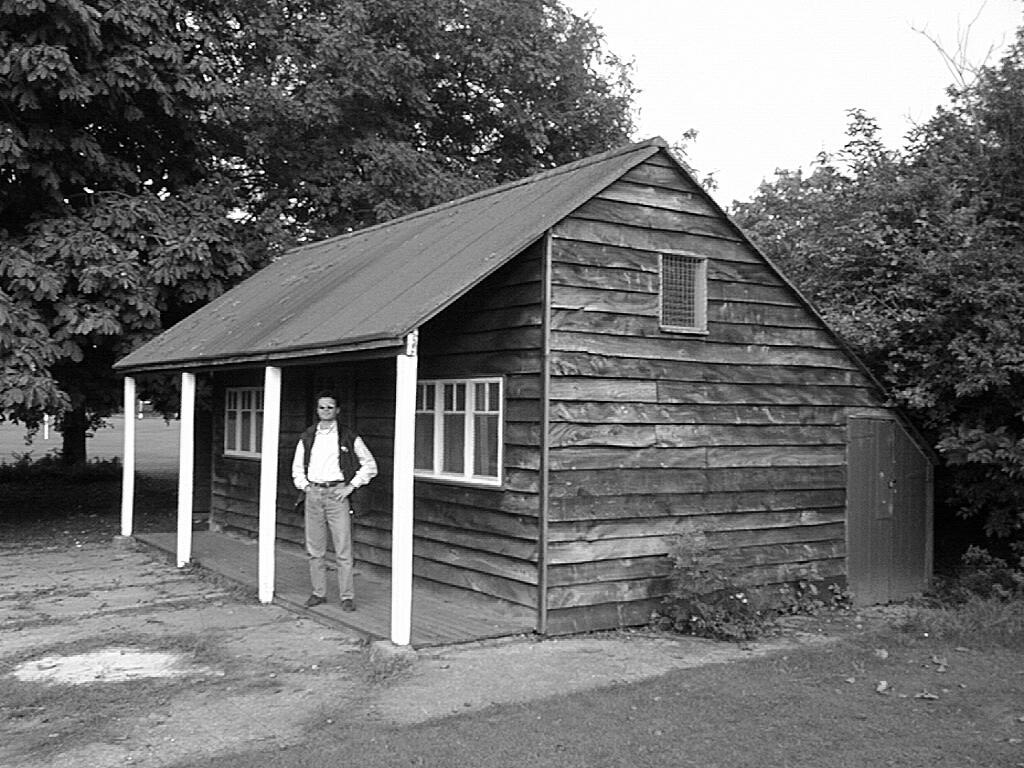
#> input picture hutme.jpg, 1024 x 768 px
$ python SVM.py   (older library calls are emulated)
#> lines starting #> are read from the running program, lines starting #| are printed output that depends on the picture; after the words box and inside, x2 and y2 are one past the last pixel; in counts of white or black regions, pixels touching at a corner belong together
# -*- coding: utf-8 -*-
"""
Created on Fri Mar 11 21:32:58 2022

@author: ASH
"""

import cv2
import numpy as np

np.set_printoptions(suppress=True)

st_points = []
ed_points = []
def define_location(event, x, y, flags, params):
    if event == cv2.EVENT_LBUTTONDOWN:
        print('Start Mouse Position: '+str(x)+', '+str(y))
        coor = np.array([x,y])
        st_points.append(coor)

    elif event == cv2.EVENT_LBUTTONUP:
        print('End Mouse Position: '+str(x)+', '+str(y))
        coor = np.array([x,y])
        ed_points.append(coor)

# Image Load -----------------------------------------------------
img = cv2.imread('./hutme.jpg', cv2.IMREAD_COLOR)
#> img is the input picture: shape (768, 1024, 3); min 0, max 255, mean 107.2

# [15 lines of commented-out code are left out]
pillar_height = 201

# Define coordinates
person_coor = [np.array([327, 392]), np.array([329, 617])]

st = [np.array([411, 354]), np.array([398, 645]), np.array([548, 349]), np.array([549, 609])]
ed = [np.array([128, 377]), np.array([129, 534]), np.array([864, 370]), np.array([846, 575])]

# Homogeneous vectorize
st = np.append(st, np.ones((4,1), dtype=np.int), axis=1)
ed = np.append(ed, np.ones((4,1), dtype=np.int), axis=1)
person_coor = np.append(person_coor, np.ones((2,1), dtype=np.int), axis=1)

# Compute vanising point Vx
Vx = np.cross(np.cross(st[0], ed[0]),np.cross(st[1], ed[1]))
Vx = Vx/Vx[2]

# Compute vanising point Vy
Vy = np.cross(np.cross(st[2], ed[2]),np.cross(st[3], ed[3]))
Vy = Vy/Vy[2]

# Compute vanishing point V
V = np.cross(np.cross(ed[0], person_coor[1]),np.cross(Vx,Vy))
V = V/V[2]

# Compute t
T = np.cross(np.cross(V, person_coor[0]), np.cross(st[0], st[1]))
T = T/T[2]

person_height = pillar_height * (T[1]-st[1][1])/(st[0][1]-st[1][1])
print(person_height)

# print image with points and lines ---------------------------
vx = tuple(Vx[:2].astype(np.int))
vy = tuple(Vy[:2].astype(np.int))
v = tuple(V[:2].astype(np.int))
t = tuple(T[:2].astype(np.int))

cv2.namedWindow('image')
# vanishing line
cv2.line(img, vx, vy, (0,0,255),3)
# vanising point v
cv2.circle(img, v, 3, (255,0,0),-1,cv2.LINE_AA)
#> img: shape (768, 1024, 3); mean B, G, R 106.7, 106.7, 108.3
# line between v and t
cv2.line(img, v, t, (0,255,0),3)
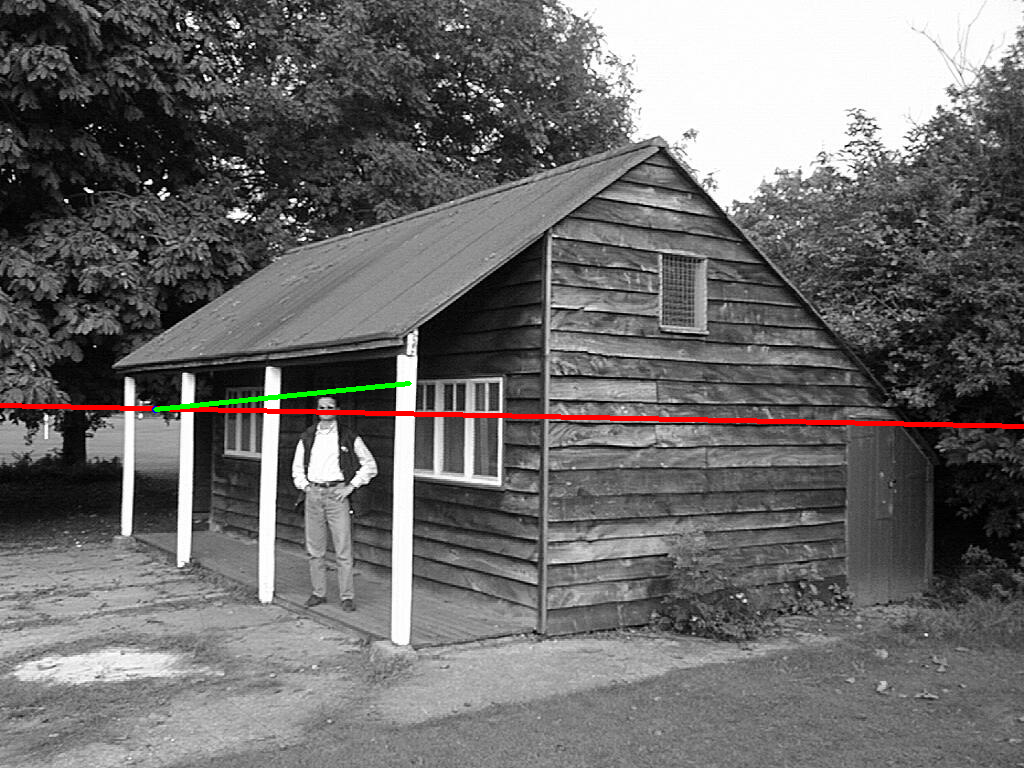
#> img: shape (768, 1024, 3); mean B, G, R 106.6, 107, 108.2
# point t
cv2.circle(img, t, 3, (255,0,0),-1,cv2.LINE_AA)
#> img: shape (768, 1024, 3); 0.01% of pixels changed, all inside (x1, y1, x2, y2) = (405, 379, 414, 388)

cv2.imshow('image', img)

while True:
    if cv2.waitKey() == 27:
#> (key Esc is pressed here)
        cv2.destroyAllWindows()
        break
# -------------------------------------------------------------
